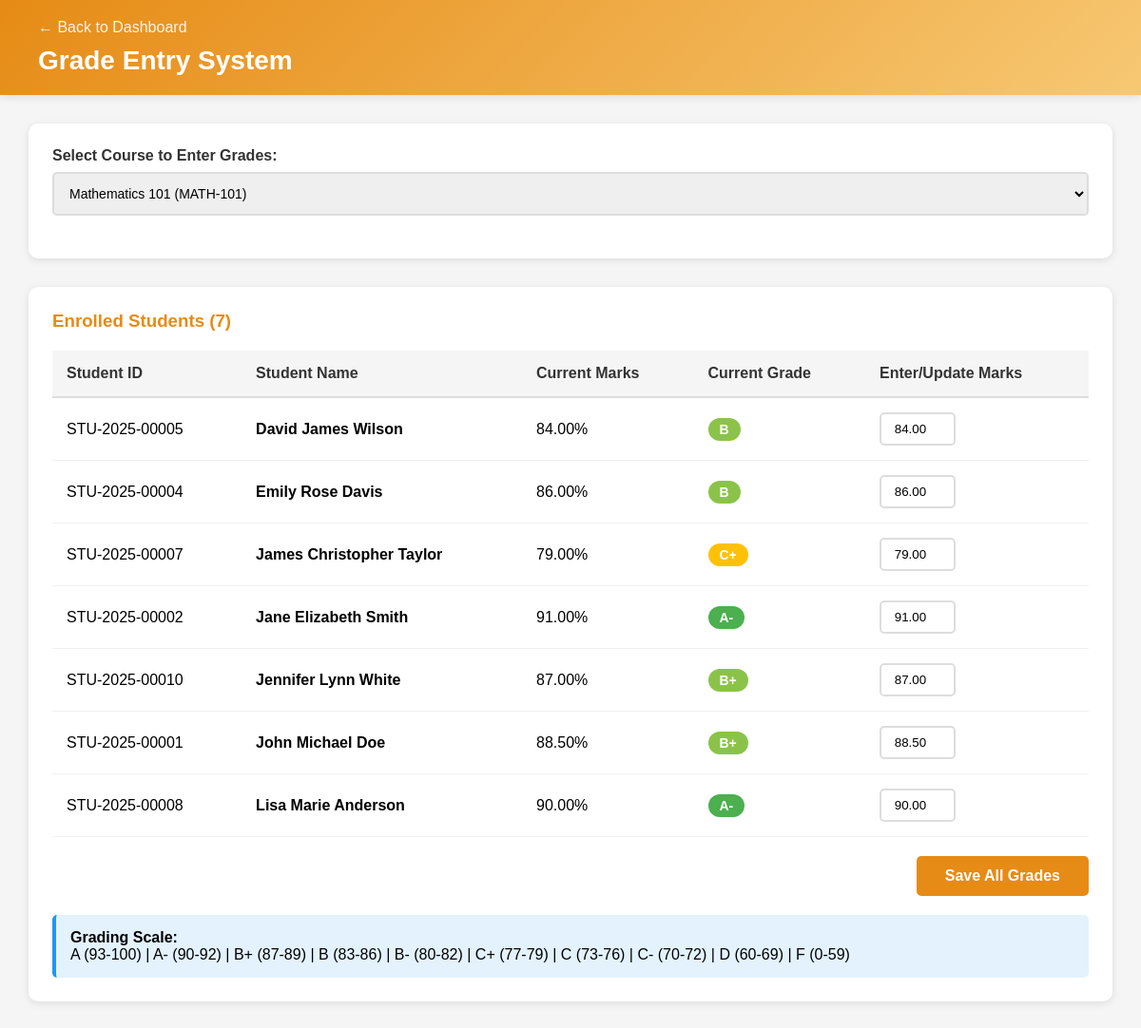
Screenshot of /admin_grades.php?course_id=1 (signed in) with the database file from the repository.
### tables this page shows
CREATE TABLE grades (
  id INT AUTO_INCREMENT PRIMARY KEY,
  student_id INT,
  course_id INT,
  marks DECIMAL(6,2),
  grade VARCHAR(10),
  semester VARCHAR(50),
  updated_at TIMESTAMP DEFAULT CURRENT_TIMESTAMP ON UPDATE CURRENT_TIMESTAMP,
  FOREIGN KEY (student_id) REFERENCES students(id) ON DELETE CASCADE,
  FOREIGN KEY (course_id) REFERENCES courses(id) ON DELETE CASCADE
);

CREATE TABLE students (
  id INT AUTO_INCREMENT PRIMARY KEY,
  user_id INT,  
  student_id VARCHAR(50) UNIQUE,
  name VARCHAR(200),
  dob DATE,
  gender VARCHAR(10),
  email VARCHAR(150),
  phone VARCHAR(50),
  address TEXT,
  emergency_contact VARCHAR(150),
  created_at TIMESTAMP DEFAULT CURRENT_TIMESTAMP,
  FOREIGN KEY (user_id) REFERENCES users(id) ON DELETE SET NULL
);

### admin_grades.php (the view, shortened to what this page needs)
<?php
$conn = getDBConnection();
$courses = $conn->query("SELECT id, course_name, course_code FROM courses ORDER BY course_name")->fetch_all(MYSQLI_ASSOC);
$enrolled_students = [];
if (isset($_GET['course_id'])) {
    $course_id = intval($_GET['course_id']);
    $enrolled_students = $conn->query("
        SELECT s.id, s.student_id, s.name, g.marks, g.grade
        FROM enrollments e
        JOIN students s ON e.student_id = s.id
        LEFT JOIN grades g ON g.student_id = s.id AND g.course_id = e.course_id
        WHERE e.course_id = $course_id
        ORDER BY s.name
    ")->fetch_all(MYSQLI_ASSOC);
}
?>
<!DOCTYPE html>
<html>
<head>
</head>
<body>
    <div class="header">
        <a href="admin_dashboard.php" class="back-link">← Back to Dashboard</a>
        <h1>Grade Entry System</h1>
    </div>
    <div class="container">
        <div class="form-card">
            <form method="GET">
                <div class="form-group">
                    <label>Select Course to Enter Grades:</label>
                    <select name="course_id" onchange="this.form.submit()" required>
                        <?php foreach ($courses as $course): ?>
                            <option value="<?php echo $course['id']; ?>"
                                    <?php echo (isset($_GET['course_id']) && $_GET['course_id'] == $course['id']) ? 'selected' : ''; ?>>
                                <?php echo htmlspecialchars($course['course_name']); ?>
                                (<?php echo htmlspecialchars($course['course_code']); ?>)
                            </option>
                        <?php endforeach; ?>
                    </select>
                </div>
            </form>
        </div>
        <?php if (count($enrolled_students) > 0): ?>
        <div class="table-container">
            <h3 style="margin-bottom: 20px; color: rgb(230, 139, 21);">
                Enrolled Students (<?php echo count($enrolled_students); ?>)
            </h3>
            <form method="POST">
                <table>
                    <thead>
                        <tr>
                            <th>Student ID</th>
                            <th>Student Name</th>
                            <th>Current Marks</th>
                            <th>Current Grade</th>
                            <th>Enter/Update Marks</th>
                        </tr>
                    </thead>
                    <tbody>
                        <?php foreach ($enrolled_students as $student): ?>
                        <tr>
                            <td><?php echo htmlspecialchars($student['student_id']); ?></td>
                            <td><strong><?php echo htmlspecialchars($student['name']); ?></strong></td>
                            <td><?php echo $student['marks'] ? number_format($student['marks'], 2) . '%' : 'Not Graded'; ?></td>
                            <td>
                                <?php if ($student['grade']): ?>
                                    <?php
                                    $grade_class = 'grade-' . strtolower($student['grade'][0]);
                                    ?>
                                    <span class="grade-display <?php echo $grade_class; ?>">
                                        <?php echo $student['grade']; ?>
                                    </span>
                                <?php else: ?>
                                    <span style="color: #999;">N/A</span>
                                <?php endif; ?>
                            </td>
                            <td>
                                <input type="number"
                                       name="grades[<?php echo $student['id']; ?>]"
                                       class="grade-input"
                                       min="0"
                                       max="100"
                                       step="0.01"
                                       value="<?php echo $student['marks'] ?: ''; ?>"
                                       placeholder="0-100">
                            </td>
                        </tr>
                        <?php endforeach; ?>
                    </tbody>
                </table>
                <div style="margin-top: 20px; text-align: right;">
                    <button type="submit" name="save_grades" class="btn btn-primary">
                        Save All Grades
                    </button>
                </div>
            </form>
            <div style="margin-top: 20px; padding: 15px; background: #e3f2fd; border-radius: 5px; border-left: 4px solid #2196F3;">
                <strong>Grading Scale:</strong><br>
                A (93-100) | A- (90-92) | B+ (87-89) | B (83-86) | B- (80-82) |
                C+ (77-79) | C (73-76) | C- (70-72) | D (60-69) | F (0-59)
            </div>
        </div>
        <?php endif; ?>
    </div>
</body>
</html>

### admin_grades.php (style rules this page uses)
* { margin: 0; padding: 0; box-sizing: border-box; }
body { font-family: Arial, sans-serif; background: #f5f5f5; }
.header { background: linear-gradient(135deg, rgb(230, 139, 21), #f7c873); color: white; padding: 20px 40px; box-shadow: 0 2px 10px rgba(0,0,0,0.1); }
.header h1 { font-size: 28px; }
.back-link { color: white; text-decoration: none; display: inline-block; margin-bottom: 10px; opacity: 0.9; }
.container { max-width: 1200px; margin: 0 auto; padding: 30px; }
.form-card { background: white; padding: 25px; border-radius: 10px; box-shadow: 0 2px 8px rgba(0,0,0,0.1); margin-bottom: 30px; }
.form-group { margin-bottom: 20px; }
.form-group label { display: block; margin-bottom: 8px; font-weight: bold; color: #333; }
.form-group select { width: 100%; padding: 12px; border: 2px solid #ddd; border-radius: 5px; font-size: 14px; }
.table-container { background: white; padding: 25px; border-radius: 10px; box-shadow: 0 2px 8px rgba(0,0,0,0.1); }
table { width: 100%; border-collapse: collapse; }
th { background: #f5f5f5; padding: 15px; text-align: left; font-weight: bold; color: #333; border-bottom: 2px solid #ddd; }
td { padding: 15px; border-bottom: 1px solid #f0f0f0; }
.grade-input { width: 80px; padding: 8px; border: 2px solid #ddd; border-radius: 5px; text-align: center; }
.grade-display { padding: 4px 12px; border-radius: 12px; font-weight: bold; font-size: 14px; display: inline-block; }
.grade-a { background: #4CAF50; color: white; }
.grade-b { background: #8BC34A; color: white; }
.grade-c { background: #FFC107; color: white; }
.btn { padding: 12px 30px; border: none; border-radius: 5px; cursor: pointer; font-weight: bold; font-size: 16px; }
.btn-primary { background: rgb(230, 139, 21); color: white; }

### rows the page displays
grades: student.student_id "STU-2025-00005", student.name "David James Wilson", marks "84.00", grade "B", student+marks "84.00"
grades: student.student_id "STU-2025-00004", student.name "Emily Rose Davis", marks "86.00", grade "B", student+marks "86.00"
grades: student.student_id "STU-2025-00007", student.name "James Christopher Taylor", marks "79.00", grade "C+", student+marks "79.00"
grades: student.student_id "STU-2025-00002", student.name "Jane Elizabeth Smith", marks "91.00", grade "A-", student+marks "91.00"
grades: student.student_id "STU-2025-00010", student.name "Jennifer Lynn White", marks "87.00", grade "B+", student+marks "87.00"
grades: student.student_id "STU-2025-00001", student.name "John Michael Doe", marks "88.50", grade "B+", student+marks "88.50"
grades: student.student_id "STU-2025-00008", student.name "Lisa Marie Anderson", marks "90.00", grade "A-", student+marks "90.00"

### other values shown
count($enrolled_students) "7"
form field course_id "Mathematics 101 (MATH-101)"
